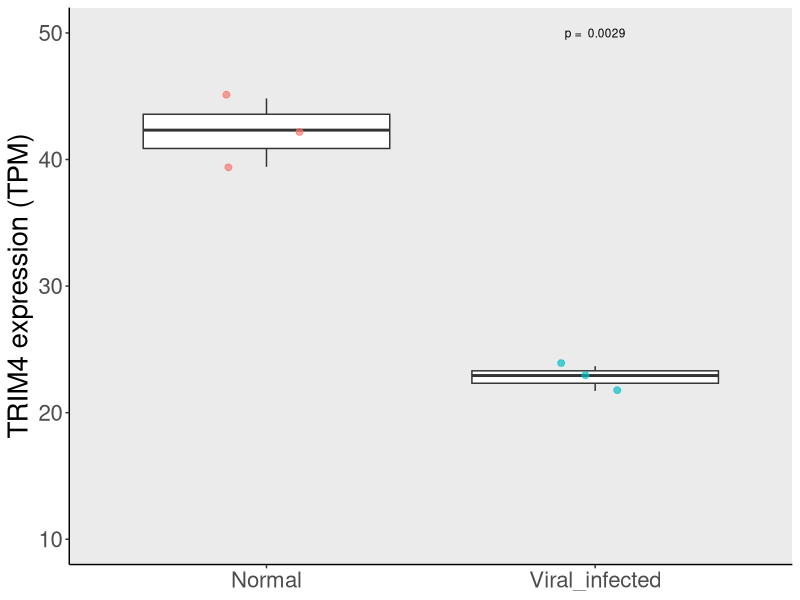

Write R code to recreate this figure.
#!/usr/bin/Rscript
library(reshape2)
library(dplyr)
library(ggplot2)
a<- read.table("tpm_counts.csv", header=T, check.names=F)
names(a)[1]<- "Geneid"
b<- read.table("../metadata.csv", check.names=F, header=T, sep=',')
gene_exp<- data.frame(a[a$Geneid=="TRIM4",])
rownames(gene_exp)<- gene_exp[,1]
gene_exp <- gene_exp[,-1]
gene_exp<- t(gene_exp)
colnames(gene_exp)[1]<- "TPM_values"
condition <- data.frame(Condition= c(rep("Normal",3), rep("Viral_infected",3)))

gene_exp<- cbind(gene_exp, condition)

jpeg("TRIM4_expression_TPM.jpeg", width=1200, height= 1200, res=300)
p <- ggplot(gene_exp, aes(Condition, TPM_values)) + geom_boxplot() + geom_jitter(size=2, alpha=1/1.5, width = 0.2, aes(colour=Condition)) + theme(text = element_text(size=20)) + theme(legend.position="none") + theme(panel.border = element_blank(), panel.grid.major = element_blank(), panel.grid.minor = element_blank(), axis.line = element_line(colour = "black")) + theme(axis.title.x=element_blank()) + scale_x_discrete(limits=c("Normal", "Viral_infected")) + labs(y = "TRIM4 expression (TPM)") + ylim(10, 50)

p_value <- t.test(TPM_values ~ Condition, data = gene_exp)$p.value  # Replace with your actual p-value calculation
p <- p + annotate("text", x = 2, y = 50, label = paste("p = ", format(p_value, digits = 3)), size = 3)

print(p)
dev.off()
